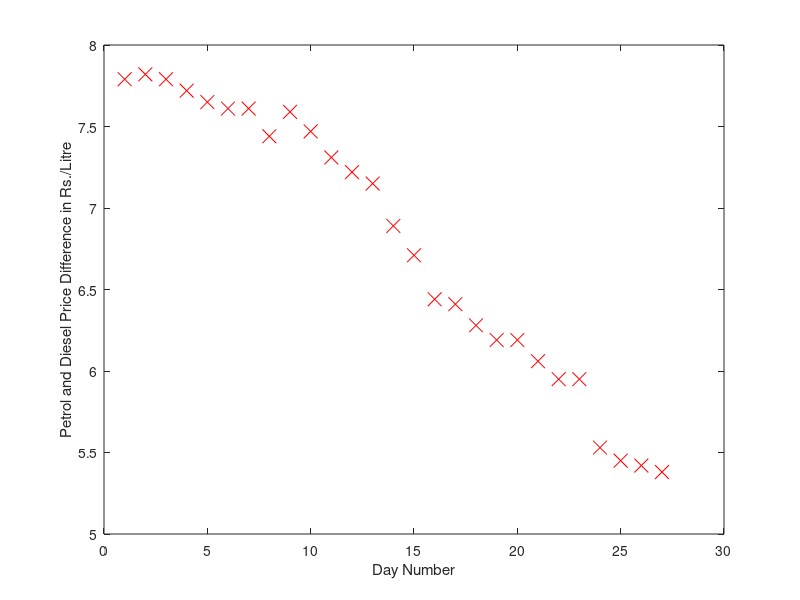

Write MATLAB code to recreate this figure. (Note: this script raises an error after producing the figure.)
%% The goal is to predict when petrol and diesel price will level in the near future
%% given the petrol and diesel price history. This will be a decreasing linear regression problem.
%Initialization
close all; clear ; clc
% Date: 24th October 2018
% We shall consider the petrol and diesel price in Chennai city over the
% past 27 days,i.e., 27th September 2018-23rd October 2018.
%Formatting Data (Prices in Rs/Litre)
PetrolPrice = [86.28 86.51 86.70 86.80 87.05 87.18 87.18 87.33 84.70 84.89 85.04 85.26 85.50 85.50 85.61 85.73 85.92 85.99 85.99 85.99 86.10 85.88 85.88 85.22 84.96 84.64 84.53]';
DieselPrice = [78.49 78.69 78.91 79.08 79.40 79.57 79.57 79.89 77.11 77.42 77.73 78.04 78.35 78.61 78.90 79.29 79.51 79.71 79.80 79.80 80.04 79.93 79.93 79.69 79.51 79.22 79.15]';
y = PetrolPrice-DieselPrice; %Output variable
m = length(y); % no.of training examples = 27 as we consider 27-day period
x = [1:27]'; % Input(date) will be taken as Day no.

%Plotting Data
figure;

plot(x, y, 'rx', 'MarkerSize', 10);
ylabel('Petrol and Diesel Price Difference in Rs./Litre');
xlabel('Day Number');
pause;
%%  Computing Cost & Minimizing it

X = [ones(m, 1) x]; % Add a column of ones to x
theta = [7;-1]; % Initializing parameters

%fprintf('\nTesting the cost function...\n')

%J = computeCost(X, y, theta);
%fprintf('With theta = [2.5 ; -1]\nCost computed = %f\n', J);

%J = computeCost(X, y, [7 ; -1]);
%fprintf('\nWith theta = [7 ; -1]\nCost computed = %f\n', J);

%Gradient Descent settings
alpha = 0.0077;
iterations = 2121;

fprintf('\nRunning Gradient Descent...\n')
theta = gradientDescent(X, y, theta, alpha, iterations);

% print theta to screen
fprintf('\nTheta found by gradient descent:\n');
fprintf('%f\n', theta);

% Plot the linear fit
hold on; 
plot(X(:,2), X*theta, 'b-')
legend('Training data', 'Linear regression')
hold off 

%Based on the best value of theta found, predict the day when petrol and
%diesel price will level in Chennai city.
EqualDay = ceil(-theta(1)/theta(2))

fprintf('Thus it is predicted Petrol and diesel prices will level in Chennai city on the %d rd Day from today\n', EqualDay-27);


